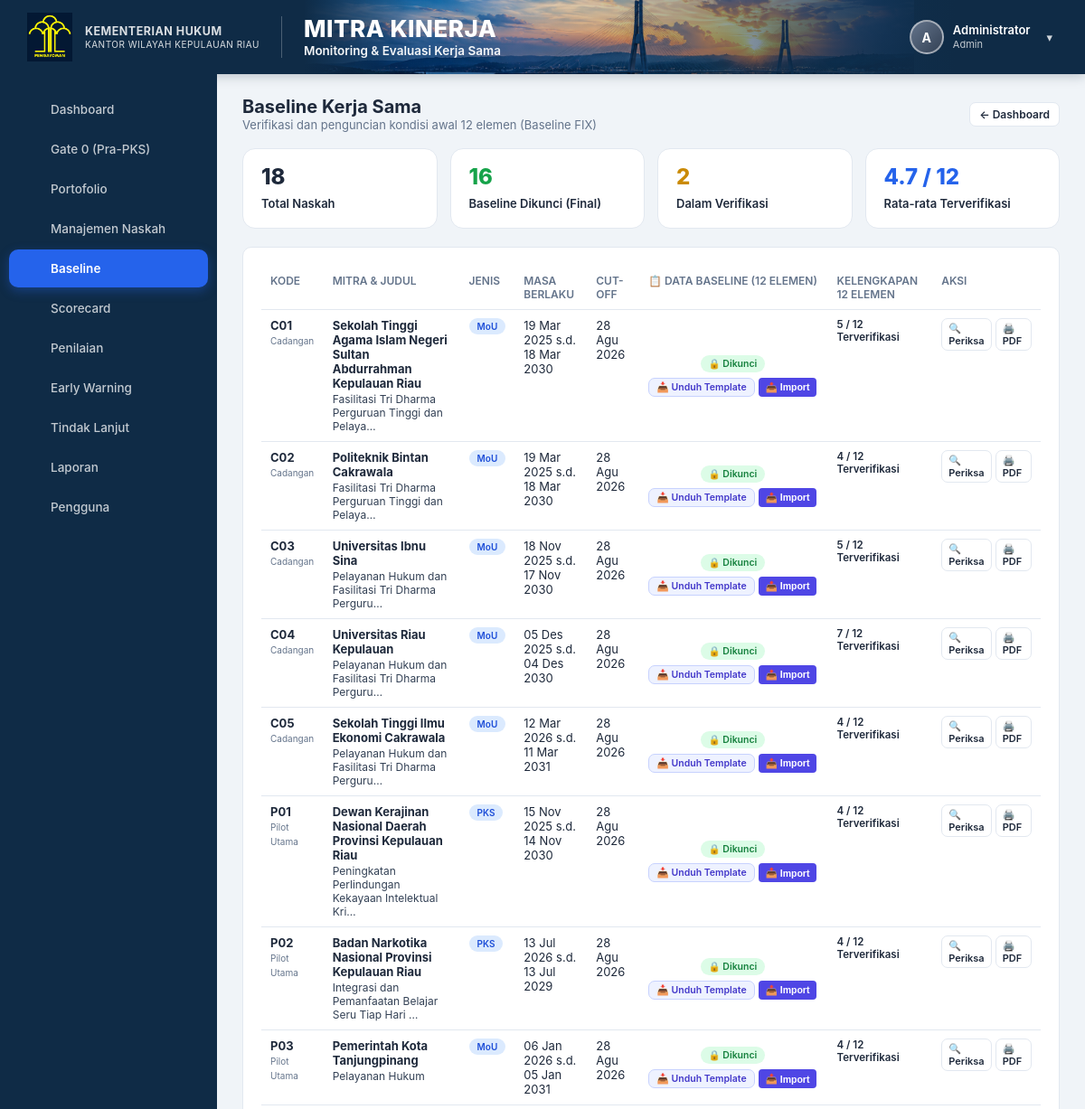
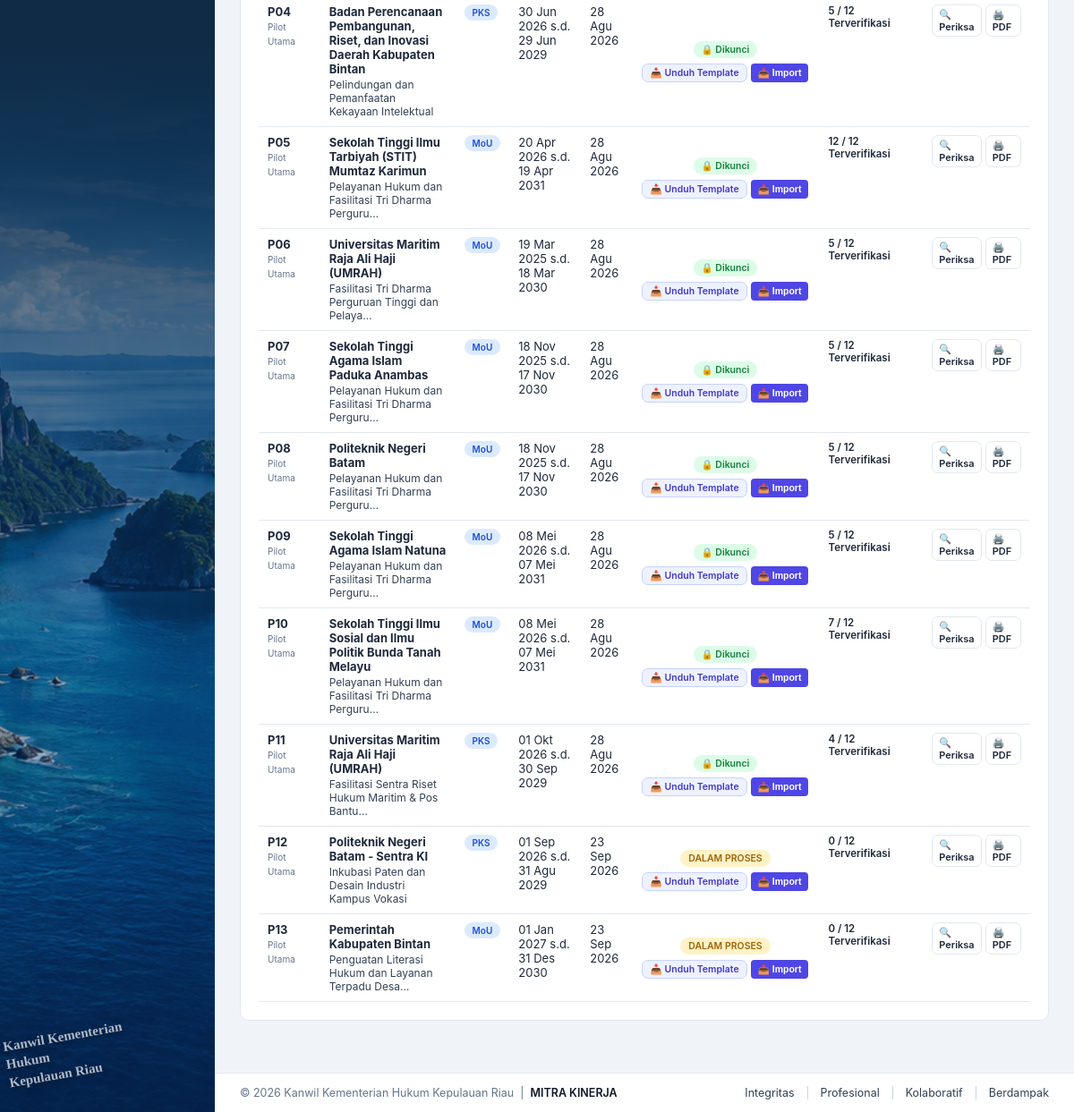
The app's page /baseline.php (signed in) with its own data (2 pictures, top to bottom).
### tables this page shows
CREATE TABLE `users` (
  `id` int(11) NOT NULL AUTO_INCREMENT,
  `nama` varchar(150) NOT NULL,
  `username` varchar(50) NOT NULL,
  `password_hash` varchar(255) NOT NULL,
  `role` enum('admin','pemeriksa','validator','pimpinan','pengampu','pic') NOT NULL,
  `aktif` tinyint(1) NOT NULL DEFAULT 1,
  `created_at` timestamp NOT NULL DEFAULT current_timestamp(),
  PRIMARY KEY (`id`),
  UNIQUE KEY `username` (`username`)
);

CREATE TABLE `mitra_kinerja` (
  `id` int(11) NOT NULL AUTO_INCREMENT,
  `kode` varchar(5) NOT NULL,
  `portofolio` enum('Pilot Utama','Cadangan') NOT NULL,
  `nama_mitra` varchar(255) NOT NULL,
  `judul` text DEFAULT NULL,
  `jenis` enum('PKS','MoU') NOT NULL,
  `bidang` enum('AHU','KI','P3H','PPL','Keuangan','Humas','SDM') DEFAULT 'AHU',
  `pks_induk_id` int(11) DEFAULT NULL,
  `tanggal_mulai` date DEFAULT NULL,
  `tanggal_berakhir` date DEFAULT NULL,
  `status_tanggal` enum('TERVERIFIKASI','BELUM TERVERIFIKASI') NOT NULL DEFAULT 'BELUM TERVERIFIKASI',
  `evaluasi_per_tahun` int(11) NOT NULL DEFAULT 4,
  `baseline_status` enum('BELUM DIISI','DALAM PROSES','TERVERIFIKASI / DIKUNCI') NOT NULL DEFAULT 'BELUM DIISI',
  `baseline_locked_at` datetime DEFAULT NULL,
  `baseline_locked_by` int(11) DEFAULT NULL,
  `baseline_pemeriksa` varchar(255) DEFAULT NULL,
  `baseline_catatan_ringkasan` text DEFAULT NULL,
  `cutoff_date` date DEFAULT NULL,
  `sumber_baseline` varchar(255) DEFAULT NULL,
  `pic_internal` varchar(255) DEFAULT NULL,
  `pic_mitra` varchar(255) DEFAULT NULL,
  `pic_focal_point` varchar(255) DEFAULT NULL,
  `file_naskah` varchar(255) DEFAULT NULL,
  `foto_kerjasama` varchar(255) DEFAULT NULL,
  `pemeriksa_id` int(11) DEFAULT NULL,
  `tanggal_review` date DEFAULT NULL,
  `status_scorecard` varchar(50) NOT NULL DEFAULT 'BELUM LENGKAP',
  `posisi_portofolio` varchar(150) NOT NULL DEFAULT 'BELUM DAPAT DITENTUKAN',
  `rekomendasi` text DEFAULT NULL,
  `created_at` timestamp NOT NULL DEFAULT current_timestamp(),
  `updated_at` timestamp NOT NULL DEFAULT current_timestamp() ON UPDATE current_timestamp(),
  PRIMARY KEY (`id`),
  UNIQUE KEY `kode` (`kode`),
  KEY `pemeriksa_id` (`pemeriksa_id`),
  KEY `fk_mitra_induk` (`pks_induk_id`),
  CONSTRAINT `fk_mitra_induk` FOREIGN KEY (`pks_induk_id`) REFERENCES `mitra_kinerja` (`id`) ON DELETE SET NULL,
  CONSTRAINT `mitra_kinerja_ibfk_1` FOREIGN KEY (`pemeriksa_id`) REFERENCES `users` (`id`) ON DELETE SET NULL
);

### baseline.php (the view, shortened to what the rows shown need)
<?php
require_once __DIR__ . '/includes/auth.php';
require_once __DIR__ . '/includes/data.php';
require_once __DIR__ . '/includes/functions.php';
requireLogin();
$pdo = getDB();
$user = currentUser();
$role = $user['role'];
$canEdit = in_array($role, ['admin', 'pemeriksa', 'pengampu'], true);
$isAdmin = ($role === 'admin');
        ?><!DOCTYPE html>
    <?php
$all = getAllMitraSummary($pdo);
require __DIR__ . '/includes/header.php';
?>
<div class="flex-between" style="margin-bottom:18px;">
    <div>
        <h1 style="margin:0;font-size:20px;">Baseline Kerja Sama</h1>
    </div>
</div>
<div class="card">
    <div class="table-wrap">
    <table>
        <thead>
            <tr>
                <th>Kode</th>
                <th>Mitra &amp; Judul</th>
                <th>Jenis</th>
                <th>Masa Berlaku</th>
                <th>Cut-off</th>
                <th style="min-width:210px;text-align:center;">📋 DATA BASELINE (12 ELEMEN)</th>
                <th>Kelengkapan 12 Elemen</th>
                <th>Aksi</th>
            </tr>
        </thead>
        <tbody>
        <?php foreach ($all as $s):
            $m = $s['mitra'];
            $b = $s['baseline'];
            $bBadge = match($b['status']) {
                'TERVERIFIKASI / DIKUNCI' => 'success',
                'DALAM PROSES' => 'warning',
                default => 'secondary'
            };
        ?>
            <tr>
                <td>
                    <strong><?= h($m['kode']) ?></strong><br>
                    <span class="muted" style="font-size:10px;"><?= h($m['portofolio']) ?></span>
                </td>
                <td>
                    <strong><?= h($m['nama_mitra']) ?></strong>
                    <div style="font-size:12px;color:#334155;margin-top:2px;"><?= h(singkat($m['judul'] ?? '-', 50)) ?></div>
                </td>
                <td><span class="badge badge-primary" style="font-size:10px;"><?= h($m['jenis']) ?></span></td>
                <td><?= formatTanggal($m['tanggal_mulai']) ?> s.d.<br><?= formatTanggal($m['tanggal_berakhir']) ?></td>
                <td><?= $m['cutoff_date'] ? formatTanggal($m['cutoff_date']) : '-' ?></td>
                <td style="text-align:center;vertical-align:middle;">
                    <div style="margin-bottom:6px;">
                        <span class="badge badge-<?= $bBadge ?>" style="font-size:10.5px;">
                            <?= $b['is_locked'] ? '🔒 Dikunci' : h($b['status']) ?>
                        </span>
                    </div>
                    <div style="display:flex;gap:4px;justify-content:center;flex-wrap:wrap;">
                        <a href="public/templates/template_baseline_12_elemen.xlsx" download="Template_Baseline_<?= h($m['kode']) ?>.xlsx" class="btn btn-outline btn-sm" style="font-size:10.5px;padding:3px 8px;display:inline-flex;align-items:center;gap:3px;color:#4338ca;border-color:#c7d2fe;background:#eef2ff;" title="Unduh Formulir Template Baseline (.xlsx)">
                            <span>📥</span> Unduh Template
                        </a>
                        <?php if ($canEdit && (!$b['is_locked'] || $isAdmin)): ?>
                        <button type="button" class="btn btn-sm" onclick="openImportModal(<?= (int)$m['id'] ?>, <?= htmlspecialchars(json_encode((string)$m['kode']), ENT_QUOTES, 'UTF-8') ?>, <?= htmlspecialchars(json_encode((string)$m['nama_mitra']), ENT_QUOTES, 'UTF-8') ?>)" style="font-size:10.5px;padding:3px 8px;display:inline-flex;align-items:center;gap:3px;background:#4f46e5;color:#fff;border:none;border-radius:4px;cursor:pointer;" title="Import Data Baseline">
                            <span>📤</span> Import
                        </button>
                        <?php else: ?>
                        <button type="button" class="btn btn-sm" disabled style="font-size:10.5px;padding:3px 8px;color:#94a3b8;background:#f8fafc;border:1px solid #e2e8f0;cursor:not-allowed;" title="<?= $b['is_locked'] ? 'Baseline telah dikunci' : 'Akses terbatas' ?>">
                            <span>🔒</span> Terkunci
                        </button>
                        <?php endif; ?>
                    </div>
                </td>
                <td>
                    <div style="font-size:11.5px;font-weight:600;margin-bottom:2px;">
                        <?= $b['terverifikasi'] ?> / 12 Terverifikasi
                    </div>
                    <div class="hbar-track" style="width:90px;height:6px;display:inline-block;">
                    </div>
                </td>
                <td>
                    <div style="display:flex;gap:4px;">
                        <a href="baseline.php?id=<?= $m['id'] ?>" class="btn btn-outline btn-sm" style="font-size:11px;padding:3px 7px;">🔍 Periksa</a>
                        <a href="baseline.php?view=print&id=<?= $m['id'] ?>" target="_blank" class="btn btn-outline btn-sm" style="font-size:11px;padding:3px 7px;">🖨️ PDF</a>
                    </div>
                </td>
            </tr>
        <?php endforeach; ?>
        </tbody>
    </table>
    </div>
</div>
<?php require __DIR__ . '/includes/footer.php'; ?>

### includes/header.php (shortened to what the rows shown need)
<?php
$user = currentUser();
$currentPage = basename($_SERVER['PHP_SELF'] ?? '', '.php');
$role = $user['role'] ?? 'pemeriksa';
$allNavItems = [
    ['page' => 'dashboard',      'label' => 'Dashboard',         'roles' => ['admin','pemeriksa','validator','pimpinan','pengampu','pic']],
    ['page' => 'gate0',          'label' => 'Gate 0 (Pra-PKS)',  'roles' => ['admin','pemeriksa','pimpinan','pengampu']],
    ['page' => 'portofolio',     'label' => 'Portofolio',        'roles' => ['admin','pemeriksa','validator','pimpinan','pengampu','pic']],
    ['page' => 'mitra_manage',   'label' => 'Manajemen Naskah',  'roles' => ['admin','pemeriksa','pengampu']],
    ['page' => 'baseline',       'label' => 'Baseline',          'roles' => ['admin','pemeriksa','validator','pimpinan','pengampu','pic']],
    ['page' => 'scorecard',      'label' => 'Scorecard',         'roles' => ['admin','pemeriksa','validator','pimpinan','pengampu','pic']],
    ['page' => 'mitra_validasi', 'label' => 'Penilaian',         'roles' => ['admin','pemeriksa','validator']],
    ['page' => 'early_warning',  'label' => 'Early Warning',     'roles' => ['admin','pemeriksa','validator','pimpinan','pengampu','pic']],
    ['page' => 'tindak_lanjut',  'label' => 'Tindak Lanjut',     'roles' => ['admin','pemeriksa','validator','pimpinan','pengampu','pic']],
    ['page' => 'laporan',        'label' => 'Laporan',           'roles' => ['admin','pemeriksa','validator','pimpinan','pengampu','pic']],
];
$navItems = array_filter($allNavItems, fn($n) => in_array($role, $n['roles'], true));
$initials = '';
if ($user) {
    $parts = preg_split('/\s+/', trim($user['nama']));
    $initials = strtoupper(substr($parts[0], 0, 1));
}
?>
<!DOCTYPE html>
<html lang="id">
<head>
<link rel="stylesheet" href="public/css/style.css?v=<?= filemtime(__DIR__ . '/../public/css/style.css') ?>">
</head>
<body>
<?php if ($user): ?>
<div class="app-layout">
<div class="app-layout-main">
    <aside class="sidebar">
        <nav class="sidebar-nav">
            <?php foreach ($navItems as $nav): ?>
            <a href="<?= $nav['page'] ?>.php" class="<?= $currentPage === $nav['page'] ? 'active' : '' ?>">
                <span class="nav-icon"><?= $icons[$nav['page']] ?? '' ?></span><span><?= $nav['label'] ?></span>
            </a>
            <?php endforeach; ?>
            <?php if ($user['role'] === 'admin'): ?>
            <a href="users_list.php" class="<?= $currentPage === 'users_list' ? 'active' : '' ?>">
                <span class="nav-icon"><?= $icons['users_list'] ?? '' ?></span><span>Pengguna</span>
            </a>
            <?php endif; ?>
        </nav>
        <div class="sidebar-motto">Kanwil Kementerian Hukum<br>Kepulauan Riau</div>
    </aside>
    <div class="app-content">
        <header class="app-hero">
            <div class="hero-left">
                <div class="hero-logo-block">
                    <div class="hero-logo-badge">
                        <img src="public/img/logo-hukum.png" alt="Logo Hukum">
                    </div>
                    <div class="hero-instansi">
                        <strong>KEMENTERIAN HUKUM</strong>
                        <span>KANTOR WILAYAH KEPULAUAN RIAU</span>
                    </div>
                </div>
                <div class="hero-titles">
                    <div class="hero-title">MITRA KINERJA</div>
                    <div class="hero-subtitle">Monitoring &amp; Evaluasi Kerja Sama</div>
                </div>
            </div>
            <div class="hero-right">
                <div class="header-user">
                    <div class="user-avatar"><?= h($initials) ?></div>
                    <div class="user-info">
                        <div class="user-name"><?= h($user['nama']) ?></div>
                        <div class="user-role"><?= h(ucfirst($user['role'])) ?></div>
                    </div>
                    <a href="logout.php" class="btn-logout">▾</a>
                </div>
            </div>
        </header>
        <div class="page-body">
<?php else: ?>
<div class="page-body">
<?php endif; ?>

### records on screen
users: nama "A", nama "Administrator", role "Admin"
mitra_kinerja: kode "C01", portofolio "Cadangan", nama_mitra "Sekolah Tinggi Agama Islam Negeri Sultan Abdurrahman Kepulauan Riau", judul "Fasilitasi Tri Dharma Perguruan Tinggi dan Pelaya…", jenis "MoU", tanggal_mulai "19 Mar 2025", tanggal_berakhir "18 Mar 2030", cutoff_date "28 Agu 2026", shows "🔒 Dikunci", terverifikasi "5"
mitra_kinerja: kode "C02", portofolio "Cadangan", nama_mitra "Politeknik Bintan Cakrawala", judul "Fasilitasi Tri Dharma Perguruan Tinggi dan Pelaya…", jenis "MoU", tanggal_mulai "19 Mar 2025", tanggal_berakhir "18 Mar 2030", cutoff_date "28 Agu 2026", shows "🔒 Dikunci"
mitra_kinerja: evaluasi_per_tahun "4", kode "P05", portofolio "Pilot Utama", nama_mitra "Sekolah Tinggi Ilmu Tarbiyah (STIT) Mumtaz Karimun", judul "Pelayanan Hukum dan Fasilitasi Tri Dharma Perguru…", jenis "MoU", tanggal_mulai "20 Apr 2026", tanggal_berakhir "19 Apr 2031", cutoff_date "28 Agu 2026", id "12"
mitra_kinerja: kode "C03", portofolio "Cadangan", nama_mitra "Universitas Ibnu Sina", judul "Pelayanan Hukum dan Fasilitasi Tri Dharma Perguru…", jenis "MoU", tanggal_mulai "18 Nov 2025", tanggal_berakhir "17 Nov 2030", cutoff_date "28 Agu 2026", shows "🔒 Dikunci", terverifikasi "5"
mitra_kinerja: kode "C04", portofolio "Cadangan", nama_mitra "Universitas Riau Kepulauan", judul "Pelayanan Hukum dan Fasilitasi Tri Dharma Perguru…", jenis "MoU", tanggal_mulai "05 Des 2025", tanggal_berakhir "04 Des 2030", cutoff_date "28 Agu 2026", shows "🔒 Dikunci", terverifikasi "7"
mitra_kinerja: kode "C05", portofolio "Cadangan", nama_mitra "Sekolah Tinggi Ilmu Ekonomi Cakrawala", judul "Pelayanan Hukum dan Fasilitasi Tri Dharma Perguru…", jenis "MoU", tanggal_mulai "12 Mar 2026", tanggal_berakhir "11 Mar 2031", cutoff_date "28 Agu 2026", shows "🔒 Dikunci"
mitra_kinerja: kode "P01", portofolio "Pilot Utama", nama_mitra "Dewan Kerajinan Nasional Daerah Provinsi Kepulauan Riau", judul "Peningkatan Perlindungan Kekayaan Intelektual Kri…", jenis "PKS", tanggal_mulai "15 Nov 2025", tanggal_berakhir "14 Nov 2030", cutoff_date "28 Agu 2026", shows "🔒 Dikunci"
mitra_kinerja: kode "P02", portofolio "Pilot Utama", nama_mitra "Badan Narkotika Nasional Provinsi Kepulauan Riau", judul "Integrasi dan Pemanfaatan Belajar Seru Tiap Hari …", jenis "PKS", tanggal_mulai "13 Jul 2026", tanggal_berakhir "13 Jul 2029", cutoff_date "28 Agu 2026", shows "🔒 Dikunci", terverifikasi "5"
mitra_kinerja: kode "P03", portofolio "Pilot Utama", nama_mitra "Pemerintah Kota Tanjungpinang", judul "Pelayanan Hukum", jenis "MoU", tanggal_mulai "06 Jan 2026", tanggal_berakhir "05 Jan 2031", cutoff_date "28 Agu 2026", shows "🔒 Dikunci"
mitra_kinerja: kode "P04", portofolio "Pilot Utama", nama_mitra "Badan Perencanaan Pembangunan, Riset, dan Inovasi Daerah Kabupaten Bintan", judul "Pelindungan dan Pemanfaatan Kekayaan Intelektual", jenis "PKS", tanggal_mulai "30 Jun 2026", tanggal_berakhir "29 Jun 2029", cutoff_date "28 Agu 2026"
mitra_kinerja: kode "P06", portofolio "Pilot Utama", nama_mitra "Universitas Maritim Raja Ali Haji (UMRAH)", judul "Fasilitasi Tri Dharma Perguruan Tinggi dan Pelaya…", jenis "MoU", tanggal_mulai "19 Mar 2025", tanggal_berakhir "18 Mar 2030", cutoff_date "28 Agu 2026", shows "🔒 Dikunci", terverifikasi "5"
mitra_kinerja: kode "P07", portofolio "Pilot Utama", nama_mitra "Sekolah Tinggi Agama Islam Paduka Anambas", judul "Pelayanan Hukum dan Fasilitasi Tri Dharma Perguru…", jenis "MoU", tanggal_mulai "18 Nov 2025", tanggal_berakhir "17 Nov 2030", cutoff_date "28 Agu 2026", shows "🔒 Dikunci", terverifikasi "5"
mitra_kinerja: kode "P08", portofolio "Pilot Utama", nama_mitra "Politeknik Negeri Batam", judul "Pelayanan Hukum dan Fasilitasi Tri Dharma Perguru…", jenis "MoU", tanggal_mulai "18 Nov 2025", tanggal_berakhir "17 Nov 2030", cutoff_date "28 Agu 2026", shows "🔒 Dikunci", terverifikasi "5"
mitra_kinerja: kode "P09", portofolio "Pilot Utama", nama_mitra "Sekolah Tinggi Agama Islam Natuna", judul "Pelayanan Hukum dan Fasilitasi Tri Dharma Perguru…", jenis "MoU", tanggal_mulai "08 Mei 2026", tanggal_berakhir "07 Mei 2031", cutoff_date "28 Agu 2026", shows "🔒 Dikunci", terverifikasi "5"
mitra_kinerja: kode "P10", portofolio "Pilot Utama", nama_mitra "Sekolah Tinggi Ilmu Sosial dan Ilmu Politik Bunda Tanah Melayu", judul "Pelayanan Hukum dan Fasilitasi Tri Dharma Perguru…", jenis "MoU", tanggal_mulai "08 Mei 2026", tanggal_berakhir "07 Mei 2031", cutoff_date "28 Agu 2026", shows "🔒 Dikunci", terverifikasi "7"
mitra_kinerja: kode "P11", portofolio "Pilot Utama", nama_mitra "Universitas Maritim Raja Ali Haji (UMRAH)", judul "Fasilitasi Sentra Riset Hukum Maritim & Pos Bantu…", jenis "PKS", tanggal_mulai "01 Okt 2026", tanggal_berakhir "30 Sep 2029", cutoff_date "28 Agu 2026", shows "🔒 Dikunci"
mitra_kinerja: kode "P12", portofolio "Pilot Utama", nama_mitra "Politeknik Negeri Batam - Sentra KI", judul "Inkubasi Paten dan Desain Industri Kampus Vokasi", jenis "PKS", tanggal_mulai "01 Sep 2026", tanggal_berakhir "31 Agu 2029", cutoff_date "23 Sep 2026", status "DALAM PROSES", terverifikasi "0"
mitra_kinerja: kode "P13", portofolio "Pilot Utama", nama_mitra "Pemerintah Kabupaten Bintan", judul "Penguatan Literasi Hukum dan Layanan Terpadu Desa…", jenis "MoU", tanggal_mulai "01 Jan 2027", tanggal_berakhir "31 Des 2030", cutoff_date "23 Sep 2026", status "DALAM PROSES", terverifikasi "0"

### other values on screen
$nav['label'] "Dashboard"
$nav['label'] "Gate 0 (Pra-PKS)"
$nav['label'] "Portofolio"
$nav['label'] "Manajemen Naskah"
$nav['label'] "Baseline"
$nav['label'] "Scorecard"
$nav['label'] "Penilaian"
$nav['label'] "Early Warning"
$nav['label'] "Tindak Lanjut"
$nav['label'] "Laporan"
$totalCount "18"
$lockedCount "16"
$inProgressCount "2"
$avgVerified "4.7"
